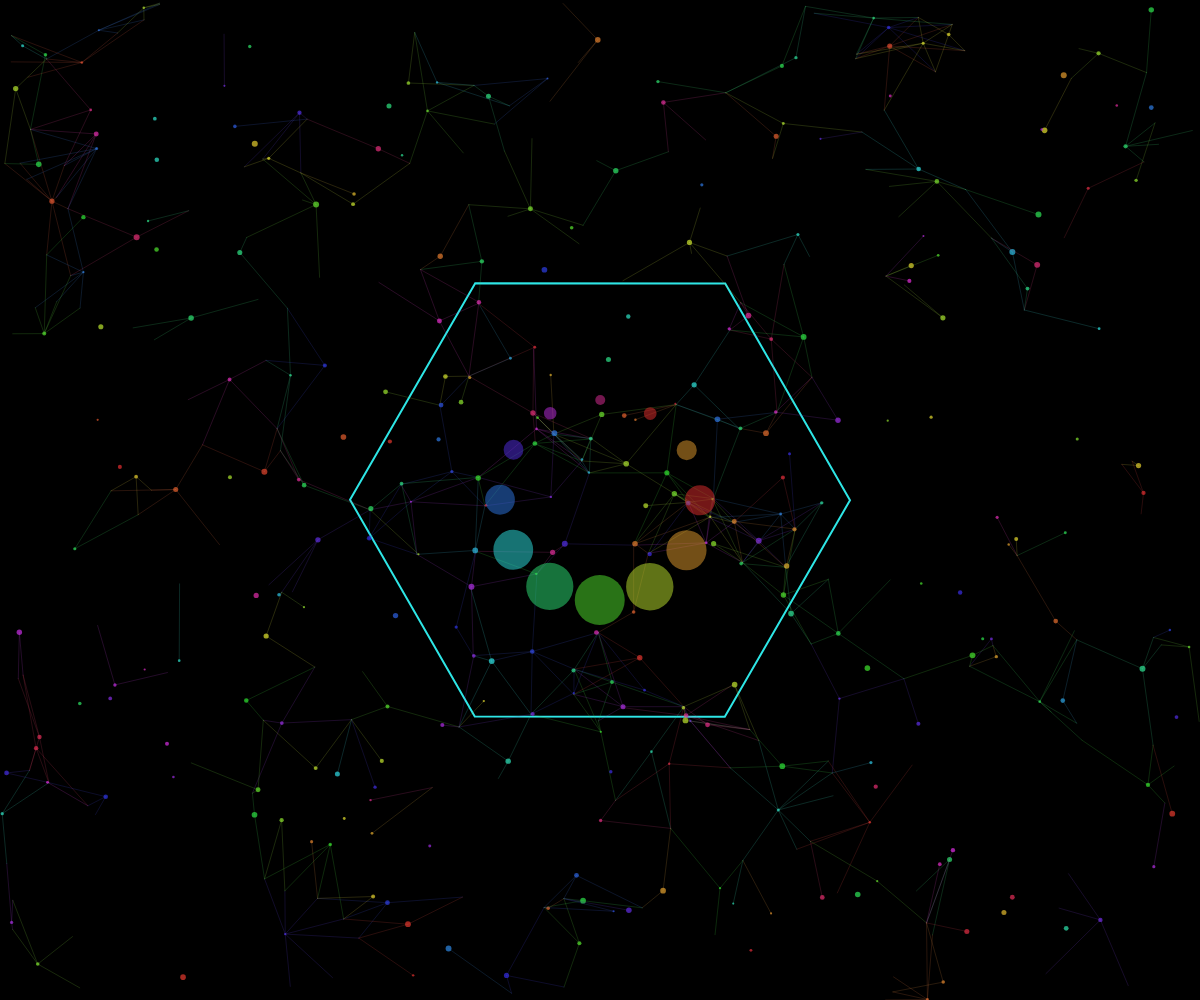
Frame 1 (no input)
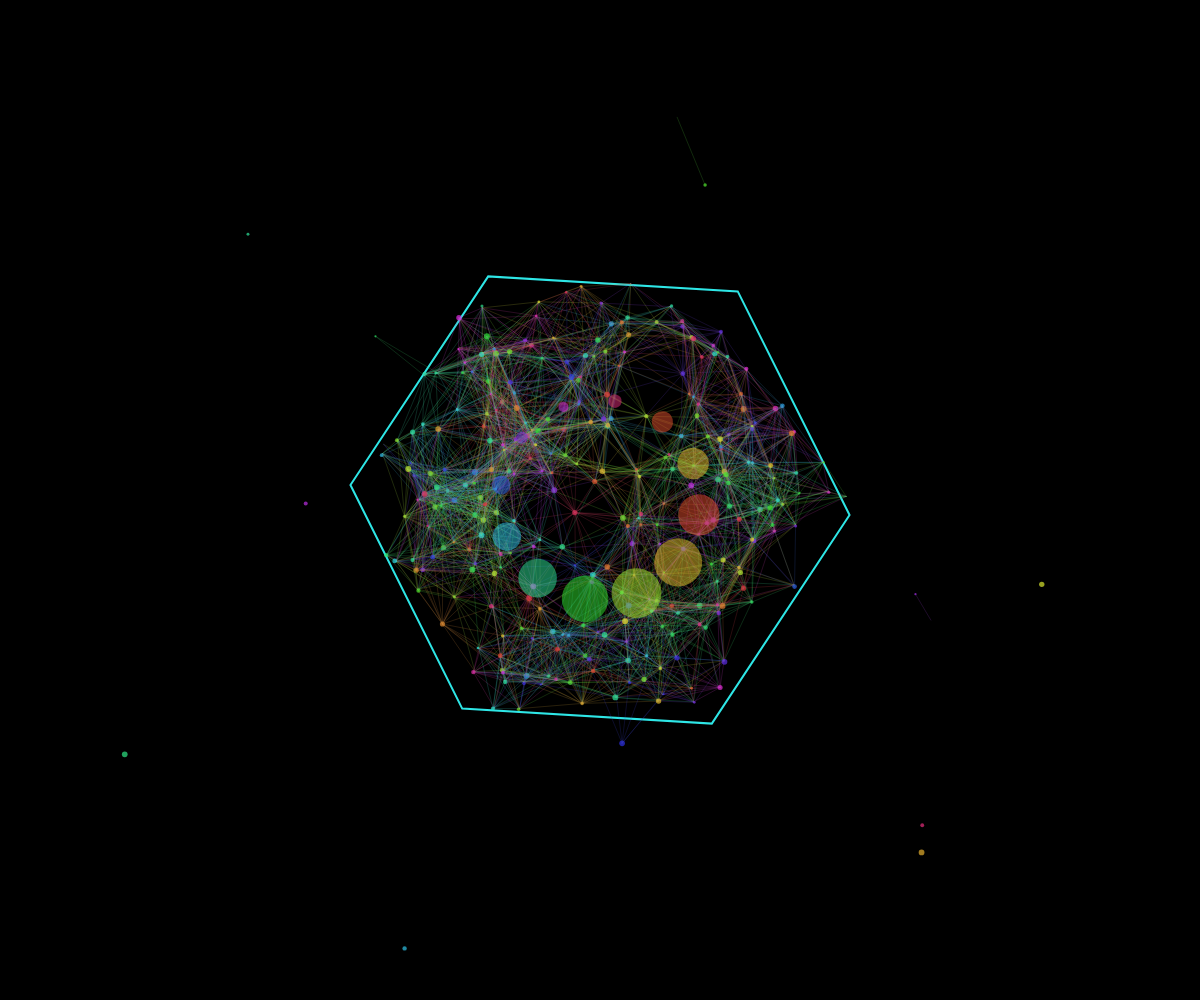
Frame 60 (no input)
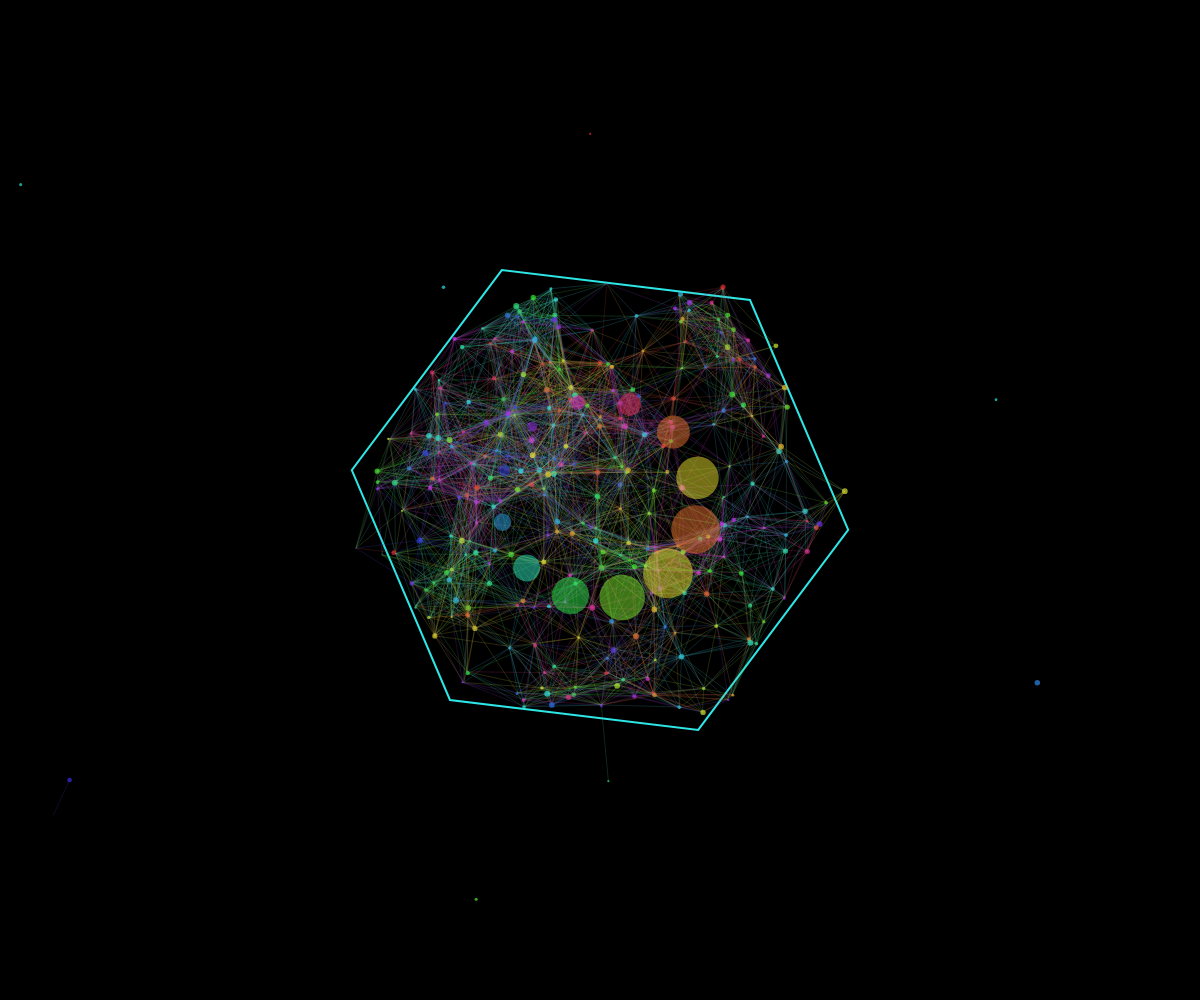
Frame 120 (the mouse pressed at the canvas centre since frame 60)

The p5.js sketch that drew these frames (run headless with seeded random() and noise() and a simulated clock; from frame 60 on, the mouse is pressed at the canvas centre):

// p5.js sketch
// ── sketch.js
let time = 0;
let particles = [];
const numParticles = 300;
const hexRadius = 250;
const hexPoints = [];

function setup() {
  createCanvas(windowWidth, windowHeight);
  colorMode(HSB, 1);
  noStroke();

  // Precompute hexagon points
  for (let i = 0; i < 6; i++) {
    const angle = TWO_PI * i / 6;
    hexPoints.push(createVector(
      width/2 + hexRadius * cos(angle),
      height/2 + hexRadius * sin(angle)
    ));
  }

  // Initialize particles
  for (let i = 0; i < numParticles; i++) {
    particles.push({
      pos: createVector(random(width), random(height)),
      vel: p5.Vector.random2D().mult(random(0.5, 2)),
      size: random(2, 6),
      hue: random(1),
      life: 1
    });
  }
}

function draw() {
  background(0);
  time += 0.005;

  // Draw hexagon boundary
  push();
  translate(width/2, height/2);
  rotate(time * 0.2);
  fill(0, 0, 0, 0.1);
  stroke(0.5, 0.8, 0.9);
  strokeWeight(2);
  beginShape();
  for (let i = 0; i < 6; i++) {
    const v = hexPoints[i];
    vertex(v.x - width/2, v.y - height/2);
  }
  endShape(CLOSE);
  pop();

  // Update and draw particles
  for (let i = 0; i < particles.length; i++) {
    const p = particles[i];

    // Move particle
    p.pos.add(p.vel);

    // Boundary check with hexagon
    if (!isInsideHexagon(p.pos)) {
      p.pos.x = random(width);
      p.pos.y = random(height);
    }

    // Particle behavior
    const angle = atan2(p.pos.y - height/2, p.pos.x - width/2);
    p.vel.rotate(0.01 * sin(time + angle));

    // Color transition
    p.hue += 0.001;
    if (p.hue > 1) p.hue = 0;

    // Draw particle
    fill(p.hue, 0.8, 0.9, 0.7);
    noStroke();
    ellipse(p.pos.x, p.pos.y, p.size);

    // Connect particles with lines if close enough
    for (let j = i + 1; j < particles.length; j++) {
      const other = particles[j];
      const d = dist(p.pos.x, p.pos.y, other.pos.x, other.pos.y);
      if (d < 80) {
        stroke(p.hue, 0.7, 0.8, 0.2);
        line(p.pos.x, p.pos.y, other.pos.x, other.pos.y);
      }
    }
  }

  // Draw central kaleidoscopic pattern
  push();
  translate(width/2, height/2);
  rotate(time * 0.5);
  for (let i = 0; i < 12; i++) {
    const angle = TWO_PI * i / 12;
    const x = cos(angle) * 100;
    const y = sin(angle) * 100;
    const size = 30 + 20 * sin(time * 2 + angle);
    
    fill((time * 0.1 + i * 0.1) % 1, 0.8, 0.9, 0.5);
    ellipse(x, y, size, size);
  }
  pop();
}

function isInsideHexagon(point) {
  // Simple point-in-polygon check using ray casting
  let inside = false;
  for (let i = 0, j = hexPoints.length - 1; i < hexPoints.length; j = i++) {
    const xi = hexPoints[i].x;
    const yi = hexPoints[i].y;
    const xj = hexPoints[j].x;
    const yj = hexPoints[j].y;

    if (((yi > point.y) !== (yj > point.y)) &&
        (point.x < (xj - xi) * (point.y - yi) / (yj - yi) + xi)) {
      inside = !inside;
    }
  }
  return inside;
}

function windowResized() {
  resizeCanvas(windowWidth, windowHeight);
}
